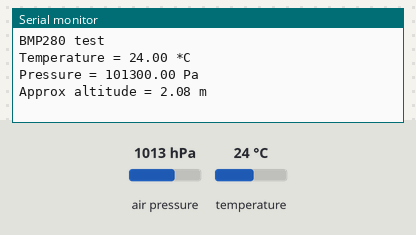
A sketch run on a simulated Arduino Uno, built with avr-gcc and run on an emulated ATmega328P. On the bench: the last lines printed to the serial monitor. Inputs (shaded band) come from the test bench; at power-on: air pressure 1013 hPa, temperature 24 °C.

Above: at 1.2 s.
1.3 s: air pressure set to 952 hPa
At 2.5 s:
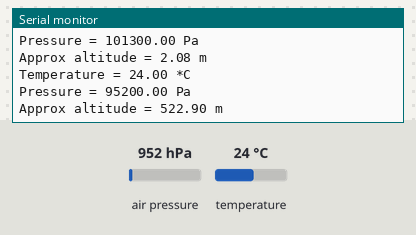
3.6 s: temperature set to 12 °C
At 4.5 s:
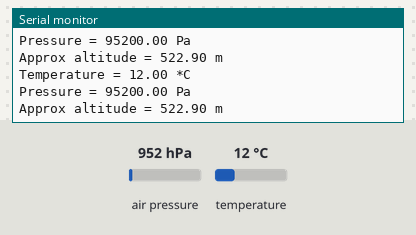
5.9 s: air pressure set to 975 hPa
At 6.5 s:
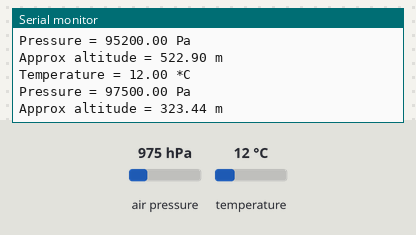
Timing chart, 0 to 8.9 s (numbered marks = the images above; inputs shaded):
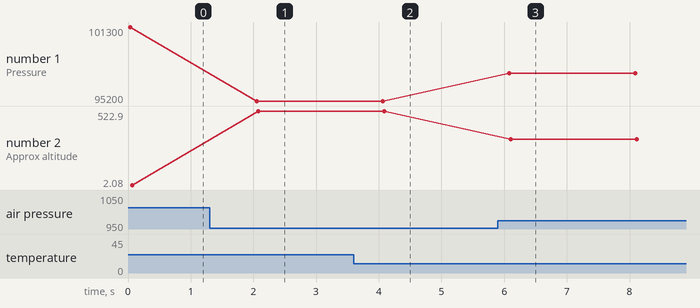

Measured:
- after the input at 1.3 s, the serial monitor: prints a new line after 0.75 s (image 1)
- after the input at 3.6 s, the serial monitor: prints a new line after 0.44 s (image 2)
- after the input at 5.9 s, the serial monitor: prints a new line after 0.18 s (image 3)
- plotted number 1: 101300 → 95200 after the input at 1.3 s, 95200 → 97500 after the input at 5.9 s
- plotted number 2: 2.08 → 522.9 after the input at 1.3 s, 522.9 → 323.44 after the input at 5.9 s

The sketch:

bmp280_code.ino
```cpp
#include <Wire.h>
#include <SPI.h>
#include <Adafruit_BMP280.h>
#define BMP280_ADDRESS 0x76
Adafruit_BMP280 bmp; // I2C

void setup() {
  Serial.begin(9600);
  while ( !Serial ) delay(100);   // wait for native usb
  Serial.println(F("BMP280 test"));
  unsigned status;
  status = bmp.begin(BMP280_ADDRESS);
  if (!status) {
    Serial.println(F("Could not find a valid BMP280 sensor, check wiring or "
                      "try a different address!"));
    Serial.print("SensorID was: 0x"); Serial.println(bmp.sensorID(),16);
    Serial.print("        ID of 0xFF probably means a bad address, a BMP 180 or BMP 085\n");
    Serial.print("   ID of 0x56-0x58 represents a BMP 280,\n");
    Serial.print("        ID of 0x60 represents a BME 280.\n");
    Serial.print("        ID of 0x61 represents a BME 680.\n");
    while (1) delay(10);
  }
  }
void loop() {
    Serial.print(F("Temperature = "));
    Serial.print(bmp.readTemperature());
    Serial.println(" *C");
    Serial.print(F("Pressure = "));
    Serial.print(bmp.readPressure());
    Serial.println(" Pa");
    Serial.print(F("Approx altitude = "));
    Serial.print(bmp.readAltitude(1013.25)); /* Adjusted to local forecast! */
    Serial.println(" m");
    Serial.println();
    delay(2000);
}
```
